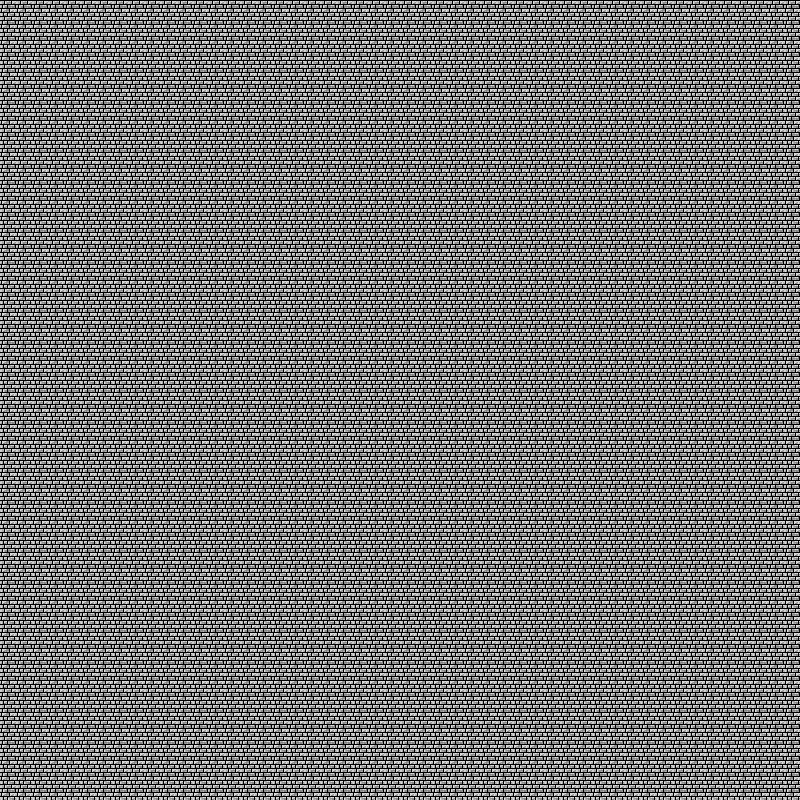

A level layout from a 2D game, rendered from its tile map. Below: a short description, then the map file with tile-grid data replaced by summaries:
An orthogonal 50x50 tile map with 16x16 px tiles, 1 tile layer (Слой тайлов 2) and 196 objects.

<map version="1.10" tiledversion="1.11.2" orientation="orthogonal" renderorder="right-down" width="50" height="50" tilewidth="16" tileheight="16" infinite="0" nextlayerid="6" nextobjectid="254">
 <tileset firstgid="1" source="castle.tsx" />
 <layer id="2" name="Слой тайлов 2" width="50" height="50">
  <data>[2500 cells, 2500 non-empty, 1 distinct tile ids]</data>
 </layer>
 <objectgroup id="5" name="castle1">
  <object id="1" gid="50" x="0" y="800" width="16" height="16" />
  <object id="2" gid="50" x="80" y="800" width="16" height="16" />
  <object id="3" gid="50" x="16" y="800" width="16" height="16" />
  <object id="4" gid="50" x="32" y="800" width="16" height="16" />
  <object id="5" gid="50" x="48" y="800" width="16" height="16" />
  <object id="6" gid="50" x="64" y="800" width="16" height="16" />
  <object id="7" gid="50" x="96" y="800" width="16" height="16" />
  <object id="8" gid="50" x="128" y="800" width="16" height="16" />
  <object id="9" gid="50" x="112" y="800" width="16" height="16" />
  <object id="10" gid="50" x="144" y="800" width="16" height="16" />
  <object id="11" gid="50" x="176" y="800" width="16" height="16" />
  <object id="12" gid="50" x="160" y="800" width="16" height="16" />
  <object id="13" gid="50" x="208" y="800" width="16" height="16" />
  <object id="14" gid="50" x="192" y="800" width="16" height="16" />
  <object id="15" gid="50" x="240" y="800" width="16" height="16" />
  <object id="16" gid="50" x="224" y="800" width="16" height="16" />
  <object id="17" gid="50" x="256" y="800" width="16" height="16" />
  <object id="18" gid="50" x="272" y="800" width="16" height="16" />
  <object id="19" gid="50" x="304" y="800" width="16" height="16" />
  <object id="21" gid="50" x="288" y="800" width="16" height="16" />
  <object id="23" gid="50" x="320" y="800" width="16" height="16" />
  <object id="24" gid="50" x="336" y="800" width="16" height="16" />
  <object id="25" gid="50" x="352" y="800" width="16" height="16" />
  <object id="26" gid="50" x="416" y="800" width="16" height="16" />
  <object id="27" gid="50" x="384" y="800" width="16" height="16" />
  <object id="28" gid="50" x="400" y="800" width="16" height="16" />
  <object id="29" gid="50" x="368" y="800" width="16" height="16" />
  <object id="30" gid="50" x="480" y="800" width="16" height="16" />
  <object id="31" gid="50" x="448" y="800" width="16" height="16" />
  <object id="32" gid="50" x="432" y="800" width="16" height="16" />
  <object id="33" gid="50" x="464" y="800" width="16" height="16" />
  <object id="34" gid="50" x="496" y="800" width="16" height="16" />
  <object id="35" gid="50" x="528" y="800" width="16" height="16" />
  <object id="36" gid="50" x="512" y="800" width="16" height="16" />
  <object id="37" gid="50" x="544" y="800" width="16" height="16" />
  <object id="38" gid="50" x="576" y="800" width="16" height="16" />
  <object id="39" gid="50" x="592" y="800" width="16" height="16" />
  <object id="40" gid="50" x="560" y="800" width="16" height="16" />
  <object id="41" gid="50" x="640" y="800" width="16" height="16" />
  <object id="42" gid="50" x="608" y="800" width="16" height="16" />
  <object id="43" gid="50" x="624" y="800" width="16" height="16" />
  <object id="44" gid="50" x="656" y="800" width="16" height="16" />
  <object id="45" gid="50" x="672" y="800" width="16" height="16" />
  <object id="46" gid="50" x="0" y="16" width="16" height="16" />
  <object id="47" gid="50" x="80" y="16" width="16" height="16" />
  <object id="48" gid="50" x="16" y="16" width="16" height="16" />
  <object id="49" gid="50" x="32" y="16" width="16" height="16" />
  <object id="50" gid="50" x="48" y="16" width="16" height="16" />
  <object id="51" gid="50" x="64" y="16" width="16" height="16" />
  <object id="52" gid="50" x="96" y="16" width="16" height="16" />
  <object id="53" gid="50" x="128" y="16" width="16" height="16" />
  <object id="54" gid="50" x="112" y="16" width="16" height="16" />
  <object id="55" gid="50" x="144" y="16" width="16" height="16" />
  <object id="56" gid="50" x="176" y="16" width="16" height="16" />
  <object id="57" gid="50" x="160" y="16" width="16" height="16" />
  <object id="58" gid="50" x="208" y="16" width="16" height="16" />
  <object id="59" gid="50" x="192" y="16" width="16" height="16" />
  <object id="60" gid="50" x="240" y="16" width="16" height="16" />
  <object id="61" gid="50" x="224" y="16" width="16" height="16" />
  <object id="62" gid="50" x="256" y="16" width="16" height="16" />
  <object id="63" gid="50" x="272" y="16" width="16" height="16" />
  <object id="64" gid="50" x="304" y="16" width="16" height="16" />
  <object id="65" gid="50" x="288" y="16" width="16" height="16" />
  <object id="66" gid="50" x="320" y="16" width="16" height="16" />
  <object id="67" gid="50" x="336" y="16" width="16" height="16" />
  <object id="68" gid="50" x="352" y="16" width="16" height="16" />
  <object id="69" gid="50" x="416" y="16" width="16" height="16" />
  <object id="70" gid="50" x="384" y="16" width="16" height="16" />
  <object id="71" gid="50" x="400" y="16" width="16" height="16" />
  <object id="72" gid="50" x="368" y="16" width="16" height="16" />
  <object id="73" gid="50" x="480" y="16" width="16" height="16" />
  <object id="74" gid="50" x="448" y="16" width="16" height="16" />
  <object id="75" gid="50" x="432" y="16" width="16" height="16" />
  <object id="76" gid="50" x="464" y="16" width="16" height="16" />
  <object id="77" gid="50" x="496" y="16" width="16" height="16" />
  <object id="78" gid="50" x="528" y="16" width="16" height="16" />
  <object id="79" gid="50" x="512" y="16" width="16" height="16" />
  <object id="80" gid="50" x="544" y="16" width="16" height="16" />
  <object id="81" gid="50" x="576" y="16" width="16" height="16" />
  <object id="82" gid="50" x="592" y="16" width="16" height="16" />
  <object id="83" gid="50" x="560" y="16" width="16" height="16" />
  <object id="84" gid="50" x="640" y="16" width="16" height="16" />
  <object id="85" gid="50" x="608" y="16" width="16" height="16" />
  <object id="86" gid="50" x="624" y="16" width="16" height="16" />
  <object id="87" gid="50" x="656" y="16" width="16" height="16" />
  <object id="88" gid="50" x="672" y="16" width="16" height="16" />
  <object id="89" gid="50" x="688" y="16" width="16" height="16" />
  <object id="90" gid="50" x="720" y="16" width="16" height="16" />
  <object id="91" gid="50" x="736" y="16" width="16" height="16" />
  <object id="92" gid="50" x="704" y="16" width="16" height="16" />
  <object id="93" gid="50" x="784" y="16" width="16" height="16" />
  <object id="94" gid="50" x="752" y="16" width="16" height="16" />
  <object id="95" gid="50" x="768" y="16" width="16" height="16" />
  <object id="148" gid="50" x="688" y="800" width="16" height="16" />
  <object id="149" gid="50" x="720" y="800" width="16" height="16" />
  <object id="150" gid="50" x="736" y="800" width="16" height="16" />
  <object id="151" gid="50" x="704" y="800" width="16" height="16" />
  <object id="152" gid="50" x="784" y="800" width="16" height="16" />
  <object id="153" gid="50" x="752" y="800" width="16" height="16" />
  <object id="154" gid="50" x="768" y="800" width="16" height="16" />
  <object id="155" gid="50" x="0" y="32" width="16" height="16" />
  <object id="157" gid="385" x="0" y="48" width="16" height="16" />
  <object id="158" gid="385" x="0" y="64" width="16" height="16" />
  <object id="159" gid="385" x="0" y="80" width="16" height="16" />
  <object id="161" gid="385" x="0" y="96" width="16" height="16" />
  <object id="162" gid="385" x="0" y="112" width="16" height="16" />
  <object id="163" gid="385" x="0" y="144" width="16" height="16" />
  <object id="164" gid="385" x="0" y="128" width="16" height="16" />
  <object id="165" gid="385" x="0" y="176" width="16" height="16" />
  </objectgroup>
</map>
<!-- 87 of 196 objects omitted -->